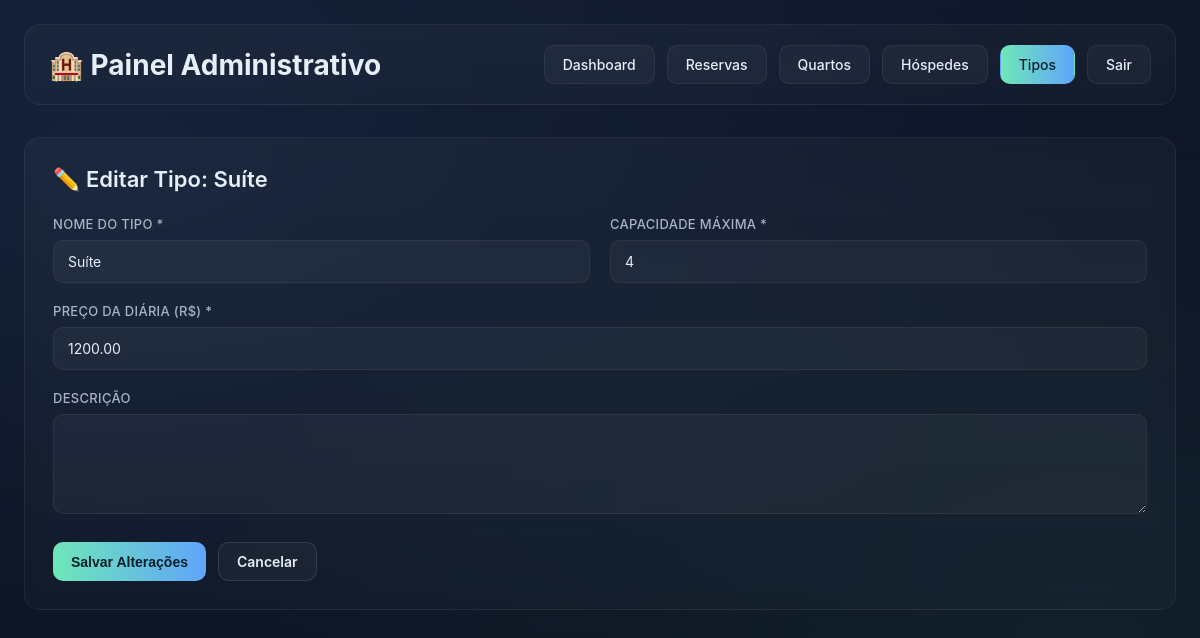
The app's page /admin/tipos-quarto/editar/1 (signed in) with its own data.
### src/Model/models.py (models this page shows)
class Tipo_de_quarto(Base):
     __tablename__ = 'tipo_de_quarto'
     id_tipo = Column(Integer,primary_key=True,autoincrement=True)
     nome_tipo = Column(String(50),nullable=False,unique=True)
     capacidade_maxima = Column(Integer,nullable=False)
     preco_diaria_base = Column(DECIMAL(precision=10,scale=2),nullable=False)
     descricao = Column(Text)
     quartos = relationship("Quarto",back_populates="tipo_de_quarto")

### src/routes.py (the view, shortened to what this page needs)
@app.route("/admin/tipos-quarto/editar/<int:id_tipo>", methods=["GET", "POST"])
@admin_required
def admin_editar_tipo_quarto(id_tipo):
    db = SessionLocal()
    tipo = db.query(Tipo_de_quarto).filter(Tipo_de_quarto.id_tipo == id_tipo).first()
    if not tipo:
        flash("Tipo de quarto não encontrado.", "error")
        return redirect(url_for("admin_tipos_quarto"))
    return render_template("admin/editar_tipo_quarto.html", tipo=tipo)

### src/__init__.py (called while the page is built)
@app.before_request
def log_request_info():
    app.logger.info("Requisição recebida: %s %s", request.method, request.path)

### src/templates/admin/editar_tipo_quarto.html (shortened to what this page needs)
<!doctype html>
<html lang="pt-BR">
<head>
  <link rel="stylesheet" href="{{ url_for('static', filename='admin.css') }}">
</head>
<body>
  <div class="admin__container">
    <header class="admin__header">
      <h1 class="admin__title">🏨 Painel Administrativo</h1>
      <nav class="admin__nav">
        <a href="{{ url_for('admin_dashboard') }}" class="admin__nav-link">Dashboard</a>
        <a href="{{ url_for('admin_reservas') }}" class="admin__nav-link">Reservas</a>
        <a href="{{ url_for('admin_quartos') }}" class="admin__nav-link">Quartos</a>
        <a href="{{ url_for('admin_hospedes') }}" class="admin__nav-link">Hóspedes</a>
        <a href="{{ url_for('admin_tipos_quarto') }}" class="admin__nav-link admin__nav-link--active">Tipos</a>
        <a href="{{ url_for('logout') }}" class="admin__nav-link">Sair</a>
      </nav>
    </header>
    <div class="admin__card">
      <div class="admin__card-header">
        <h2 class="admin__card-title">✏️ Editar Tipo: {{ tipo.nome_tipo }}</h2>
      </div>
      <form class="admin__form" method="POST">
        <div class="admin__form-row">
          <div class="admin__field">
            <label class="admin__label" for="nome_tipo">Nome do Tipo *</label>
            <input
              class="admin__input"
              type="text"
              id="nome_tipo"
              name="nome_tipo"
              value="{{ tipo.nome_tipo }}"
              required
            />
          </div>
          <div class="admin__field">
            <label class="admin__label" for="capacidade_maxima">Capacidade Máxima *</label>
            <input
              class="admin__input"
              type="number"
              id="capacidade_maxima"
              name="capacidade_maxima"
              value="{{ tipo.capacidade_maxima }}"
              min="1"
              required
            />
          </div>
        </div>
        <div class="admin__form-row">
          <div class="admin__field">
            <label class="admin__label" for="preco_diaria_base">Preço da Diária (R$) *</label>
            <input
              class="admin__input"
              type="number"
              step="0.01"
              id="preco_diaria_base"
              name="preco_diaria_base"
              value="{{ tipo.preco_diaria_base }}"
              min="0"
              required
            />
          </div>
        </div>
        <div class="admin__field">
          <label class="admin__label" for="descricao">Descrição</label>
          <textarea
            class="admin__textarea"
            id="descricao"
            name="descricao"
            rows="4"
          >{{ tipo.descricao or '' }}</textarea>
        </div>
        <div class="admin__form-actions">
          <button type="submit" class="admin__btn admin__btn--primary">
            Salvar Alterações
          </button>
          <a href="{{ url_for('admin_tipos_quarto') }}" class="admin__btn admin__btn--secondary">
            Cancelar
          </a>
        </div>
      </form>
    </div>
  </div>
</body>
</html>

### src/static/admin.css (style rules this page uses)
:root { --bg1: #0f172a; --bg2: #0b1220; --accent: #6ee7b7; --accent-2: #60a5fa; --glass: rgba(255,255,255,0.04); --text: #e6eef8; --muted: #a8b3c7; --danger: #f87171; --warning: #facc15; --success: #6ee7b7; font-family: Inter, ui-sans-serif, system-ui, -apple-system, "Segoe UI", Roboto; }
* { box-sizing: border-box; margin: 0; padding: 0; }
html, body { height: 100%; }
body { background: radial-gradient(1000px 600px at 10% 20%, rgba(96,165,250,0.08), transparent), radial-gradient(900px 500px at 90% 80%, rgba(110,231,183,0.06), transparent), linear-gradient(180deg, var(--bg1), var(--bg2)); color: var(--text); min-height: 100vh; }
.admin__container { max-width: 1400px; margin: 0 auto; padding: 24px; }
.admin__header { display: flex; justify-content: space-between; align-items: center; margin-bottom: 32px; padding: 20px 24px; background: linear-gradient(180deg, rgba(255,255,255,0.03), rgba(255,255,255,0.02)); border: 1px solid rgba(255,255,255,0.06); border-radius: 16px; backdrop-filter: blur(8px); }
.admin__title { font-size: 28px; font-weight: 700; margin: 0; }
.admin__nav { display: flex; gap: 12px; }
.admin__nav-link { padding: 10px 18px; background: var(--glass); border: 1px solid rgba(255,255,255,0.06); border-radius: 10px; color: var(--text); text-decoration: none; font-size: 14px; font-weight: 500; transition: all 0.2s ease; }
.admin__nav-link--active { background: linear-gradient(90deg, var(--accent), var(--accent-2)); color: #06202a; border-color: transparent; }
.admin__card { background: linear-gradient(180deg, rgba(255,255,255,0.03), rgba(255,255,255,0.02)); border: 1px solid rgba(255,255,255,0.06); border-radius: 16px; padding: 28px; backdrop-filter: blur(8px); margin-bottom: 24px; }
.admin__card-header { display: flex; justify-content: space-between; align-items: center; margin-bottom: 24px; }
.admin__card-title { font-size: 22px; font-weight: 600; margin: 0; }
.admin__btn { padding: 10px 18px; border-radius: 10px; border: none; cursor: pointer; font-weight: 600; font-size: 14px; transition: all 0.2s ease; text-decoration: none; display: inline-block; }
.admin__btn--primary { background: linear-gradient(90deg, var(--accent), var(--accent-2)); color: #06202a; }
.admin__btn--secondary { background: var(--glass); border: 1px solid rgba(255,255,255,0.1); color: var(--text); }
.admin__form { display: flex; flex-direction: column; gap: 20px; }
.admin__form-row { display: grid; grid-template-columns: repeat(auto-fit, minmax(280px, 1fr)); gap: 20px; }
.admin__field { display: flex; flex-direction: column; gap: 8px; }
.admin__label { font-size: 13px; font-weight: 500; color: var(--muted); text-transform: uppercase; letter-spacing: 0.3px; }
.admin__input, .admin__select, .admin__textarea { appearance: none; border: 1px solid rgba(255,255,255,0.06); background: var(--glass); color: var(--text); padding: 12px 14px; border-radius: 10px; font-size: 14px; outline: none; transition: box-shadow 0.18s ease, border-color 0.18s ease, transform 0.06s ease; font-family: inherit; }
.admin__input::placeholder, .admin__textarea::placeholder { color: rgba(230,238,248,0.35); }
.admin__textarea { resize: vertical; min-height: 100px; }
.admin__form-actions { display: flex; gap: 12px; margin-top: 8px; }

### records on screen
Tipo_de_quarto: nome_tipo "Suíte", capacidade_maxima "4", preco_diaria_base "1200.00"
